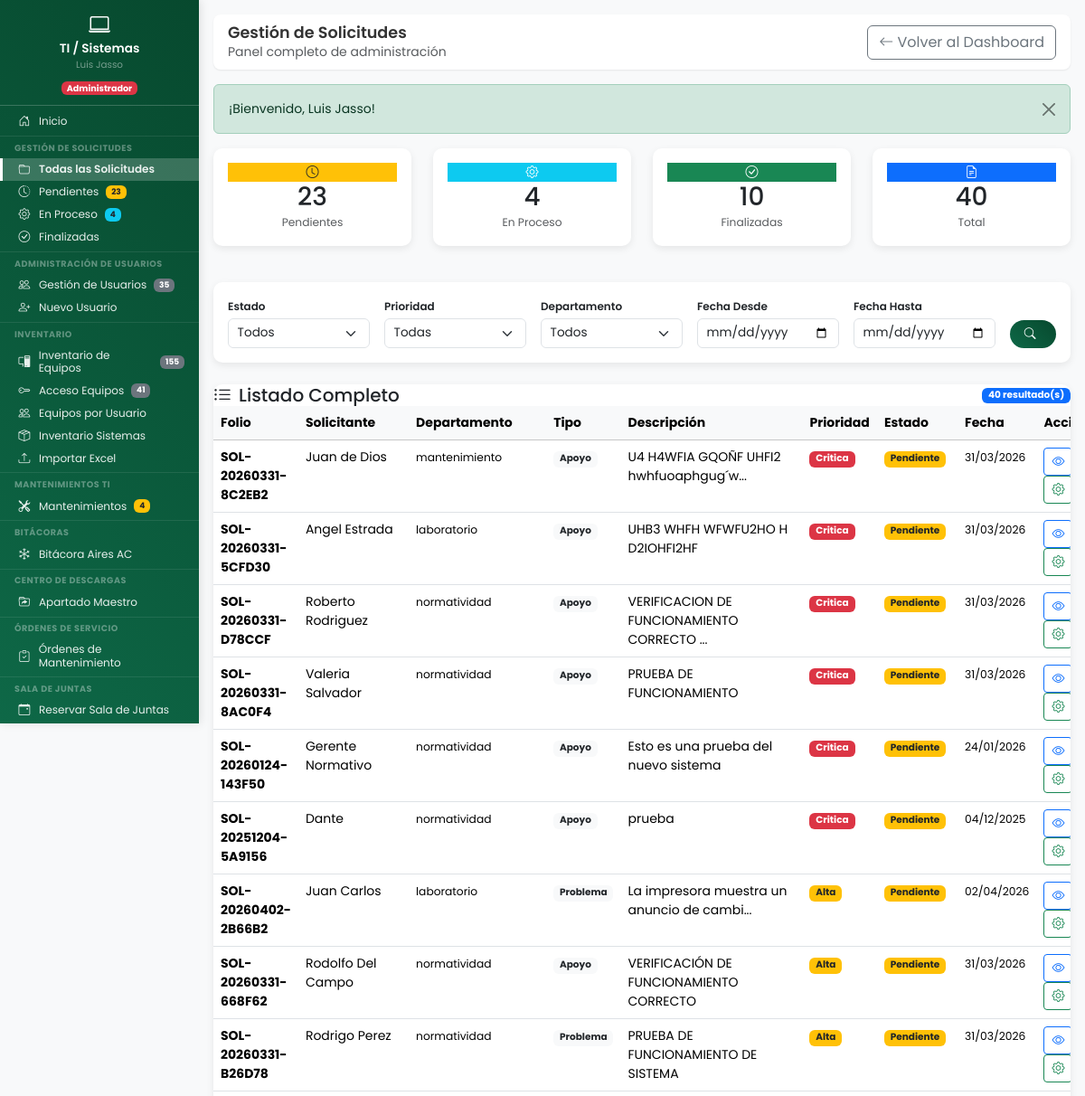
/ti_sistemas/gestion_solicitudes.php (signed in, upper part), run on an earlier commit of the app's database.
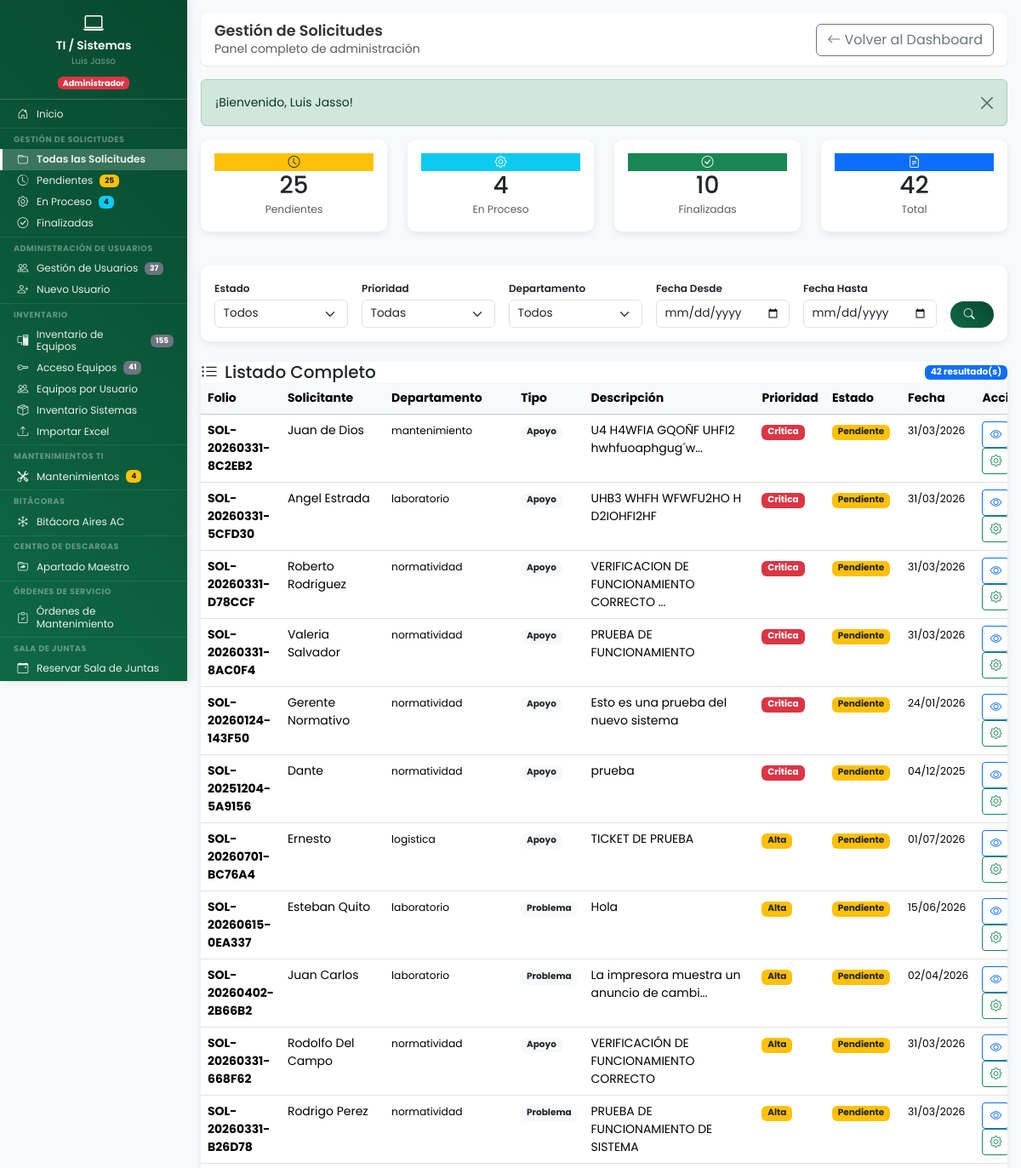
And on a later commit of the database.
### tables this page shows
CREATE TABLE `solicitudes_atencion` (
  `id` int(11) NOT NULL,
  `folio` varchar(50) NOT NULL,
  `usuario_id` int(11) NOT NULL,
  `departamento` varchar(100) NOT NULL,
  `nombre_solicitante` varchar(200) DEFAULT NULL,
  `departamento_id` int(11) DEFAULT NULL,
  `tipo_soporte` enum('Apoyo','Problema') NOT NULL DEFAULT 'Problema',
  `tipo_apoyo` varchar(255) DEFAULT NULL,
  `tipo_problema` varchar(255) DEFAULT NULL,
  `descripcion` text NOT NULL,
  `prioridad` enum('baja','media','alta','critica') NOT NULL DEFAULT 'media',
  `estado` enum('pendiente','en_proceso','finalizada','cancelada') NOT NULL DEFAULT 'pendiente',
  `atendido_por` int(11) DEFAULT NULL,
  `fecha_atencion` datetime DEFAULT NULL,
  `comentarios_ti` text DEFAULT NULL,
  `fecha_actualizacion` datetime DEFAULT NULL,
  `fecha_creacion` datetime NOT NULL DEFAULT current_timestamp()
);

CREATE TABLE `usuarios` (
  `id` int(11) NOT NULL,
  `nombre_completo` varchar(150) NOT NULL,
  `no_nomina` varchar(20) DEFAULT NULL COMMENT 'Número de nómina del empleado',
  `puesto` varchar(100) DEFAULT NULL COMMENT 'Puesto del empleado',
  `fecha_ingreso` date DEFAULT NULL COMMENT 'Fecha de ingreso a la empresa',
  `periodo_pago` enum('quincenal','semanal') DEFAULT NULL COMMENT 'Periodo de pago del empleado',
  `empresa` enum('resimex','carganova') DEFAULT NULL COMMENT 'Empresa del empleado',
  `jornada` enum('lunes_viernes','lunes_sabado') DEFAULT 'lunes_sabado' COMMENT 'Tipo de jornada laboral',
  `usuario` varchar(50) NOT NULL,
  `password` varchar(255) NOT NULL,
  `departamento` varchar(100) NOT NULL,
  `departamento_id` int(11) DEFAULT NULL,
  `es_colaborativo` tinyint(1) NOT NULL DEFAULT 0,
  `activo` tinyint(1) NOT NULL DEFAULT 1,
  `es_admin_area` tinyint(1) DEFAULT 0 COMMENT 'Rol Administrativo/Jefe de área para Vacaciones (1=Sí, 0=No)',
  `fecha_registro` datetime NOT NULL DEFAULT current_timestamp(),
  `ultimo_acceso` datetime DEFAULT NULL,
  `created_by` int(11) DEFAULT NULL COMMENT 'ID del usuario que creó este registro',
  `updated_at` datetime DEFAULT NULL COMMENT 'Fecha y hora de última actualización',
  `updated_by` int(11) DEFAULT NULL COMMENT 'ID del usuario que realizó la última actualización'
);

### includes/functions.php (called while the page is built, shortened)
<?php
function formatear_fecha($fecha, $incluir_hora = false) {
    $timestamp = strtotime($fecha);
    return date('d/m/Y', $timestamp);
}
function obtener_texto_estado($estado) {
    $textos = [
        ESTADO_PENDIENTE => 'Pendiente',
        ESTADO_EN_PROCESO => 'En Proceso',
        ESTADO_FINALIZADA => 'Finalizada',
        ESTADO_CANCELADA => 'Cancelada'
    ];
    return isset($textos[$estado]) ? $textos[$estado] : 'Desconocido';
}
?>

### ti_sistemas/gestion_solicitudes.php (the view, shortened to what the changed rows need)
<?php
try {
    $pdo = conectarDB();
    $sql = "SELECT s.*,
                   COALESCE(s.nombre_solicitante, u.nombre_completo) as solicitante_nombre,
                   u.departamento
            FROM solicitudes_atencion s
            INNER JOIN usuarios u ON s.usuario_id = u.id
            WHERE 1=1";
    $params = [];
    $sql .= " ORDER BY
              CASE s.estado
                  WHEN 'pendiente' THEN 1
                  WHEN 'en_proceso' THEN 2
                  ELSE 3
              END,
              CASE s.prioridad
                  WHEN 'critica' THEN 1
                  WHEN 'alta' THEN 2
                  WHEN 'media' THEN 3
                  WHEN 'baja' THEN 4
              END,
              s.fecha_creacion DESC";
    $stmt = $pdo->prepare($sql);
    $stmt->execute($params);
    $solicitudes = $stmt->fetchAll();
    $stmt = $pdo->query("
        SELECT
            SUM(CASE WHEN estado = 'pendiente' THEN 1 ELSE 0 END) as pendientes,
            SUM(CASE WHEN estado = 'en_proceso' THEN 1 ELSE 0 END) as en_proceso,
            SUM(CASE WHEN estado = 'finalizada' THEN 1 ELSE 0 END) as finalizadas,
            COUNT(*) as total
        FROM solicitudes_atencion
    ");
    $contadores = $stmt->fetch();
} catch (Exception $e) {
    establecer_alerta('error', 'Error al cargar solicitudes: ' . $e->getMessage());
    $solicitudes = [];
    $contadores = ['pendientes' => 0, 'en_proceso' => 0, 'finalizadas' => 0, 'total' => 0];
    $departamentos = [];
}
function obtener_badge_estado($estado) {
    $badges = [
        'pendiente' => 'bg-warning text-dark',
        'en_proceso' => 'bg-info text-dark',
        'finalizada' => 'bg-success',
        'cancelada' => 'bg-secondary'
    ];
    return $badges[$estado] ?? 'bg-secondary';
}
function obtener_badge_prioridad($prioridad) {
    $badges = [
        'critica' => 'bg-danger',
        'alta' => 'bg-warning text-dark',
        'media' => 'bg-info text-dark',
        'baja' => 'bg-secondary'
    ];
    return $badges[$prioridad] ?? 'bg-secondary';
}
?>
<!DOCTYPE html>
<html lang="es">
<head>
    <link href="https://cdn.jsdelivr.net/npm/bootstrap@5.3.2/dist/css/bootstrap.min.css" rel="stylesheet">
    <link rel="stylesheet" href="https://cdn.jsdelivr.net/npm/bootstrap-icons@1.11.1/font/bootstrap-icons.css">
    <link rel="stylesheet" href="<?php echo URL_BASE; ?>assets/css/dashboard.css">
    <link rel="stylesheet" href="<?php echo URL_BASE; ?>assets/css/base/variables.css">
    <link rel="stylesheet" href="<?php echo URL_BASE; ?>assets/css/components/sidebar.css">
    <link rel="stylesheet" href="<?php echo URL_BASE; ?>assets/css/components/hamburger.css">
    <link rel="stylesheet" href="<?php echo URL_BASE; ?>assets/css/layouts/dashboard-layout.css">
    <link rel="stylesheet" href="<?php echo URL_BASE; ?>assets/css/utilities/responsive.css">
</head>
<body>
    <div class="dashboard-container">
        <?php include __DIR__ . '/../includes/sidebar/sidebar_ti.php'; ?>
        <main class="main-content">
            <div class="content-wrapper">
                <div class="top-navbar d-flex justify-content-between align-items-center">
                    <div>
                        <h2 class="welcome-text">Gestión de Solicitudes</h2>
                    </div>
                </div>
                <div class="row mb-4">
                    <div class="col-md-3 mb-3">
                        <div class="card card-custom">
                            <div class="card-body text-center">
                                <div class="stat-icon bg-warning text-dark">
                                    <i class="bi bi-clock"></i>
                                </div>
                                <h3 class="mb-0"><?php echo $contadores['pendientes']; ?></h3>
                                <small class="text-muted">Pendientes</small>
                            </div>
                        </div>
                    </div>
                    <div class="col-md-3 mb-3">
                        <div class="card card-custom">
                            <div class="card-body text-center">
                                <div class="stat-icon bg-primary text-white">
                                    <i class="bi bi-file-earmark-text"></i>
                                </div>
                                <h3 class="mb-0"><?php echo $contadores['total']; ?></h3>
                                <small class="text-muted">Total</small>
                            </div>
                        </div>
                    </div>
                </div>
                <div class="card card-custom">
                    <div class="d-flex justify-content-between align-items-center">
                        <h5 class="mb-0"><i class="bi bi-list-ul me-2"></i>Listado Completo</h5>
                        <span class="badge bg-primary"><?php echo count($solicitudes); ?> resultado(s)</span>
                    </div>
                    <div class="card-body p-0">
                        <?php if (empty($solicitudes)): ?>
                        <div class="text-center py-5">
                            <i class="bi bi-inbox fs-1 text-muted"></i>
                            <p class="text-muted mt-3 mb-0">No hay solicitudes para mostrar</p>
                        </div>
                        <?php else: ?>
                        <div class="table-responsive">
                            <table class="table table-hover mb-0">
                                <thead class="table-light">
                                    <tr>
                                        <th>Folio</th>
                                        <th>Solicitante</th>
                                        <th>Departamento</th>
                                        <th>Tipo</th>
                                        <th>Descripción</th>
                                        <th>Prioridad</th>
                                        <th>Estado</th>
                                        <th>Fecha</th>
                                        <th>Acciones</th>
                                    </tr>
                                </thead>
                                <tbody>
                                    <?php foreach ($solicitudes as $sol): ?>
                                    <tr>
                                        <td>
                                            <strong><?php echo htmlspecialchars($sol['folio']); ?></strong>
                                        </td>
                                        <td><?php echo htmlspecialchars($sol['solicitante_nombre']); ?></td>
                                        <td>
                                            <small><?php echo htmlspecialchars($sol['departamento']); ?></small>
                                        </td>
                                        <td>
                                            <span class="badge bg-light text-dark">
                                                <?php echo htmlspecialchars($sol['tipo_soporte']); ?>
                                            </span>
                                        </td>
                                        <td>
                                            <?php
                                            $desc = htmlspecialchars($sol['descripcion']);
                                            echo strlen($desc) > 40 ? substr($desc, 0, 40) . '...' : $desc;
                                            ?>
                                        </td>
                                        <td>
                                            <span class="badge <?php echo obtener_badge_prioridad($sol['prioridad']); ?>">
                                                <?php echo ucfirst($sol['prioridad']); ?>
                                            </span>
                                        </td>
                                        <td>
                                            <span class="badge <?php echo obtener_badge_estado($sol['estado']); ?>">
                                                <?php echo obtener_texto_estado($sol['estado']); ?>
                                            </span>
                                        </td>
                                        <td>
                                            <small><?php echo formatear_fecha($sol['fecha_creacion']); ?></small>
                                        </td>
                                        <td>
                                            <a href="<?php echo URL_BASE; ?>solicitudes/ver.php?folio=<?php echo urlencode($sol['folio']); ?>"
                                               class="btn btn-sm btn-outline-primary" title="Ver detalle">
                                                <i class="bi bi-eye"></i>
                                            </a>
                                            <?php if ($sol['estado'] != 'finalizada' && $sol['estado'] != 'cancelada'): ?>
                                            <a href="<?php echo URL_BASE; ?>ti_sistemas/cambiar_estado.php?folio=<?php echo urlencode($sol['folio']); ?>"
                                               class="btn btn-sm btn-outline-success" title="Gestionar">
                                                <i class="bi bi-gear"></i>
                                            </a>
                                            <?php endif; ?>
                                        </td>
                                    </tr>
                                    <?php endforeach; ?>
                                </tbody>
                            </table>
                        </div>
                        <?php endif; ?>
                    </div>
                </div>
            </div>
        </main>
    </div>
</body>
</html>

### includes/sidebar/sidebar_ti.php (shortened to what the changed rows need)
<?php
$current_page = basename($_SERVER['PHP_SELF']);
$filtro_estado_actual = $_GET['estado'] ?? '';
try {
    $stmt = $pdo->query("
        SELECT
            SUM(CASE WHEN estado = 'pendiente' THEN 1 ELSE 0 END) as pendientes,
            SUM(CASE WHEN estado = 'en_proceso' THEN 1 ELSE 0 END) as en_proceso
        FROM solicitudes_atencion
    ");
    $stats_sidebar = $stmt->fetch();
    $stmt_usuarios = $pdo->query("SELECT COUNT(*) as total FROM usuarios");
    $total_usuarios = $stmt_usuarios->fetch(PDO::FETCH_ASSOC)['total'] ?? 0;
} catch (Exception $e) {
    $stats_sidebar = ['pendientes' => 0, 'en_proceso' => 0];
    $ordenes_pendientes_validar = 0;
    $total_usuarios = 0;
    $total_equipos = 0;
    $mant_pendientes = 0;
    $total_acceso = 0;
}
?>
<aside class="sidebar" id="sidebar">
    <nav class="sidebar-nav">
        <ul class="nav flex-column">
            <li class="nav-item">
                <a class="nav-link <?php echo ($current_page == 'gestion_solicitudes.php' && $filtro_estado_actual == 'pendiente') ? 'active' : ''; ?>"
                   href="<?php echo URL_BASE; ?>ti_sistemas/gestion_solicitudes.php?estado=pendiente">
                    <i class="bi bi-clock-history"></i> Pendientes
                    <?php if ($stats_sidebar['pendientes'] > 0): ?>
                    <span class="badge bg-warning text-dark ms-2"><?php echo $stats_sidebar['pendientes']; ?></span>
                    <?php endif; ?>
                </a>
            </li>
            <li class="nav-item">
                <a class="nav-link <?php echo $current_page == 'dashboard_usuarios.php' ? 'active' : ''; ?>"
                   href="<?php echo URL_BASE; ?>dashboard/sistemas/gestion_usuarios/dashboard_usuarios.php">
                    <i class="bi bi-people"></i> Gestión de Usuarios
                    <?php if ($total_usuarios > 0): ?>
                    <span class="badge bg-secondary ms-2"><?php echo $total_usuarios; ?></span>
                    <?php endif; ?>
                </a>
            </li>
        </ul>
    </nav>
</aside>

What changed in the data, as far as the page shows it:
added solicitudes_atencion: folio "SOL-20260701-BC76A4", solicitante_nombre "Ernesto", usuario.departamento "logistica", tipo_soporte "Apoyo", descripcion "TICKET DE PRUEBA", prioridad "Alta", estado "Pendiente", fecha_creacion "01/07/2026"
added solicitudes_atencion: folio "SOL-20260615-0EA337", solicitante_nombre "Esteban Quito", usuario.departamento "laboratorio", tipo_soporte "Problema", descripcion "Hola", prioridad "Alta", estado "Pendiente", fecha_creacion "15/06/2026"
Also different on the page:
$stats_sidebar['pendientes']: "23" → "25"
$total_usuarios: "35" → "37"
$contadores['pendientes']: "23" → "25"
$contadores['total']: "40" → "42"
count($solicitudes): "40" → "42"
